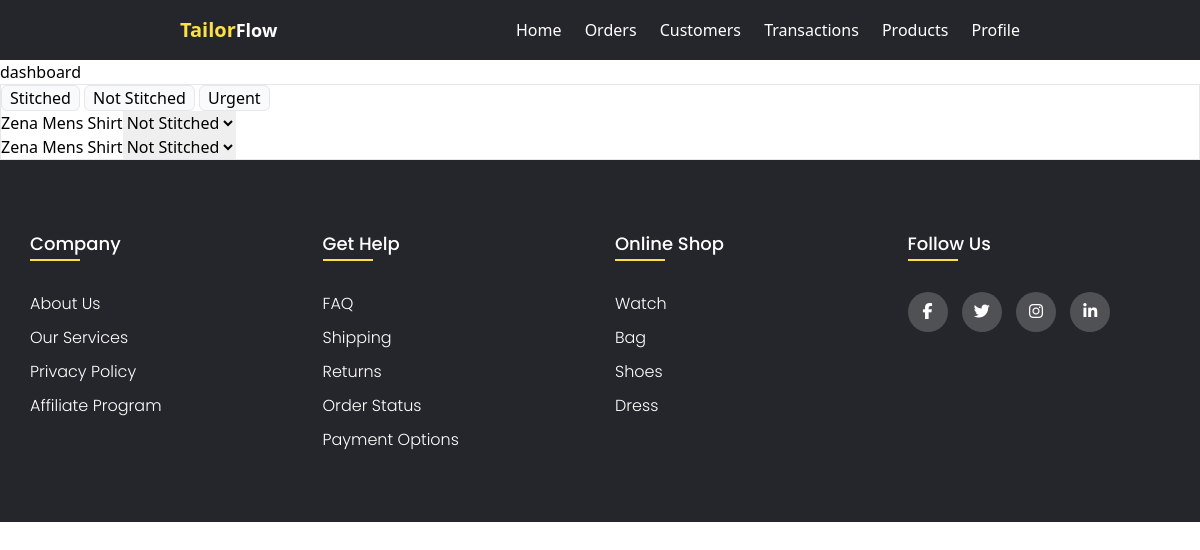
Page /dashboard/ (signed in) on the earlier database version.
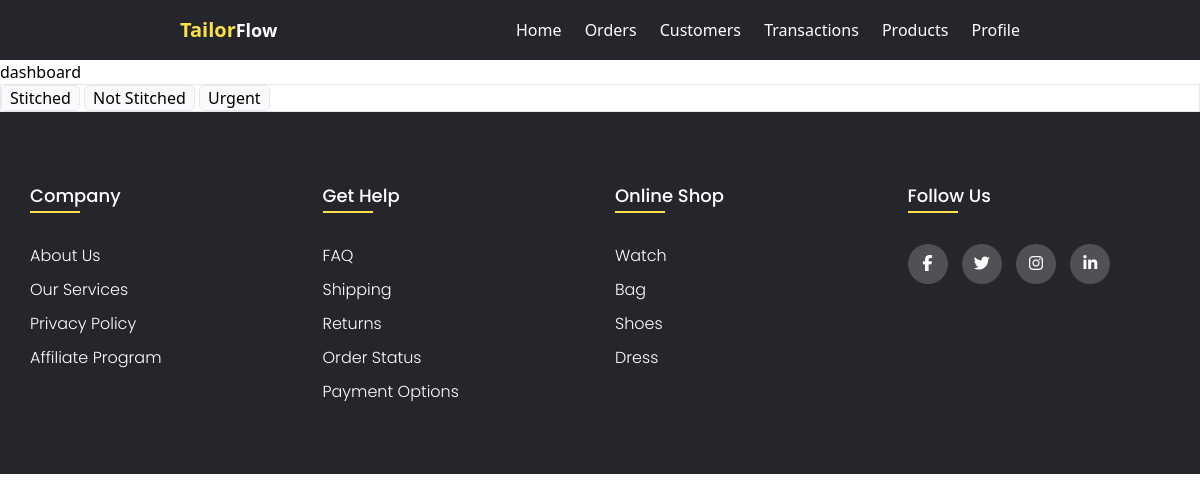
Same page on the later database version.
### apps/orders/models.py (models this page shows)
class Order(models.Model):
    payment_choices = [
        ('PRE','PREPAID'),
        ('POST','POSTPAID')
    ]
    id = models.CharField(max_length=100,primary_key=True,unique=True,blank=True)
    tailor = models.ForeignKey(TailorUser,on_delete=models.CASCADE,null=True,blank=True)
    customer = models.ForeignKey(Customer,on_delete=models.CASCADE,null=True,blank=True)
    order_date_time = models.DateTimeField(auto_now_add=True,blank=True,null=True)
    total_price = models.FloatField(blank=True,null=True)
    payment_type = models.CharField(max_length=50,choices=payment_choices,null=True)
    items_count = models.IntegerField(blank=True,null=True)
    class Meta:
        ordering = ['-order_date_time']

class OrderItem(models.Model):
    status_choices=[
        ('Not-Stitched','Not-Stitched'),
        ('Stitching','Stitching'),
        ('Delivered','Delivered'),
        ('Stitched',"Stitched")
    ]
    order = models.ForeignKey(Order,on_delete=models.CASCADE,blank=True,null=True,related_name='items')
    product = models.ForeignKey(Product,on_delete=models.DO_NOTHING,null=True)
    notes = models.TextField(max_length=200,blank=True,null=True)
    quantity = models.PositiveIntegerField(default=1)
    requested_date = models.DateField()
    status = models.CharField(max_length=100,choices=status_choices,default="Not-Stitched",blank=True,null=True)
    urgent = models.BooleanField(default=False,blank=True)
    stitched_on = models.DateField(blank=True,null=True)
    delivered_on = models.DateField(blank=True,null=True)

### apps/customers/models.py (models this page shows, shortened)
class Customer(models.Model):
    gender_choices = [
        ('M',"Male"),
        ('F',"Female"),
    ]
    tailor = models.ForeignKey(TailorUser,on_delete=models.CASCADE,blank=True)
    first_name = models.CharField(max_length=100,blank=False)
    last_name = models.CharField(max_length = 100)
    email = models.EmailField(blank=False)
    gender = models.CharField(max_length=1,choices=gender_choices)
    city = models.CharField(max_length=50,blank=False)
    phone = models.CharField(max_length=20,blank=False)
    profile = models.ImageField(blank=True,null=True,upload_to='profile/',default='default/profile-user.png')
    created_at = models.DateTimeField(auto_now_add=True)
    class Meta:
        ordering = ['-id']

### apps/products/models.py (models this page shows, shortened)
class Product(models.Model):
    gender_choices = [
        ('M','Male'),
        ('F','Female')
    ]
    tailor = models.ForeignKey(settings.AUTH_USER_MODEL,on_delete=models.CASCADE,null=True,blank=True)
    title = models.CharField(max_length=200)
    description = models.CharField(max_length=200)
    price = models.DecimalField(max_digits=10, decimal_places=2)
    category = models.CharField(max_length=100)
    inventory = models.IntegerField(default=0)
    image = models.ImageField(upload_to='product_images/')
    tags = models.CharField(max_length=255, blank=True)
    created_at = models.DateTimeField(auto_now_add=True)
    updated_at = models.DateTimeField(auto_now=True)
    gender = models.CharField(max_length=50,choices=gender_choices,null=True)

### apps/dashboard/views.py (the view)
# urls.py: path('',include('apps.dashboard.urls')),
@login_required
def dashboard(request):
    orders = Order.objects.filter(tailor=request.user)
    return render(request,'dashboard/dashboard.html',{'orders':orders})

### apps/dashboard/templates/dashboard/dashboard.html (shortened to what this page needs)
{%extends 'base.html'%}
{%block content%}
    <h1>dashboard</h1>
    <form action="" method="POST">
        <section>
            <div class="dashboard-container border ">
                <div class="buttons-section">
                    <button onclick="filterProducts('Stitched')" class="border px-2 bg-slate-50 rounded-md" type="button">Stitched</button>
                    <button onclick="filterProducts('Not-Stitched')" class="border px-2 bg-slate-50 rounded-md" type="button">Not Stitched</button>
                    <button onclick="filterProducts('Delivered')" class="border px-2 bg-slate-50 rounded-md" type="button">Urgent</button>
                </div>
                <div class="products-container">
                    {%for order in orders%}
                        {%for item in order.items.all%}
                            <div class="product-card flex">
                                {{order.customer.first_name}}
                                {{item.product.title}}
                                <select name="status" id="select-{{item.id}}" onchange="displayCheckButton(event)">
                                    <option {%if item.status == 'Not-Stitched'%} selected {%endif%} value="Not-Stitched">Not Stitched</option>
                                </select>
                            </div>
                        {%endfor%}
                    {%endfor%}
                </div>
            </div>
        </section>
    </form>
{%endblock content%}

Differences in the rows shown:
removed Order: customer.first_name "Zena"
removed OrderItem: product "Mens Shirt", status "Not Stitched"
removed Order: customer.first_name "Zena"
removed OrderItem: product "Mens Shirt", status "Not Stitched"
